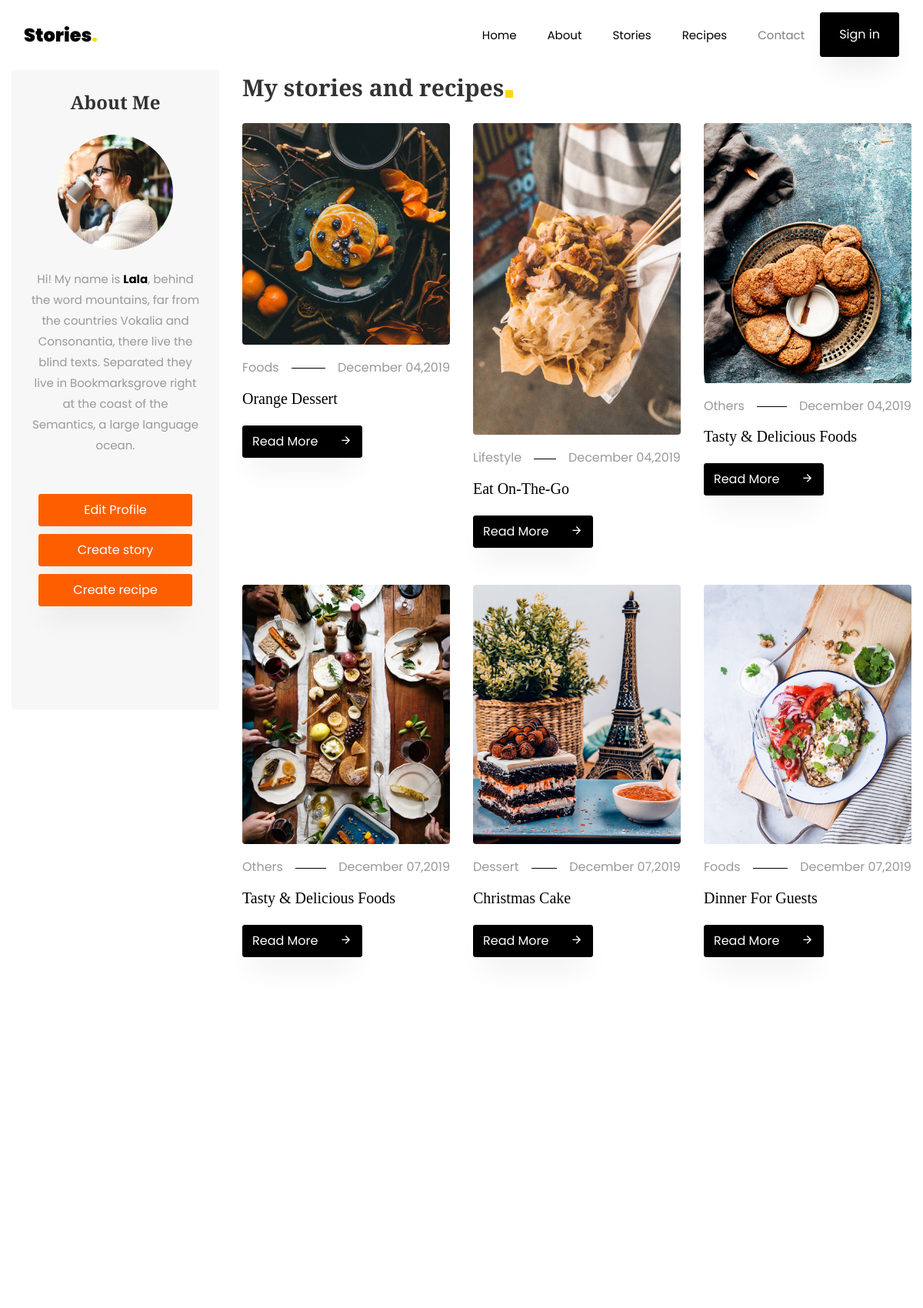
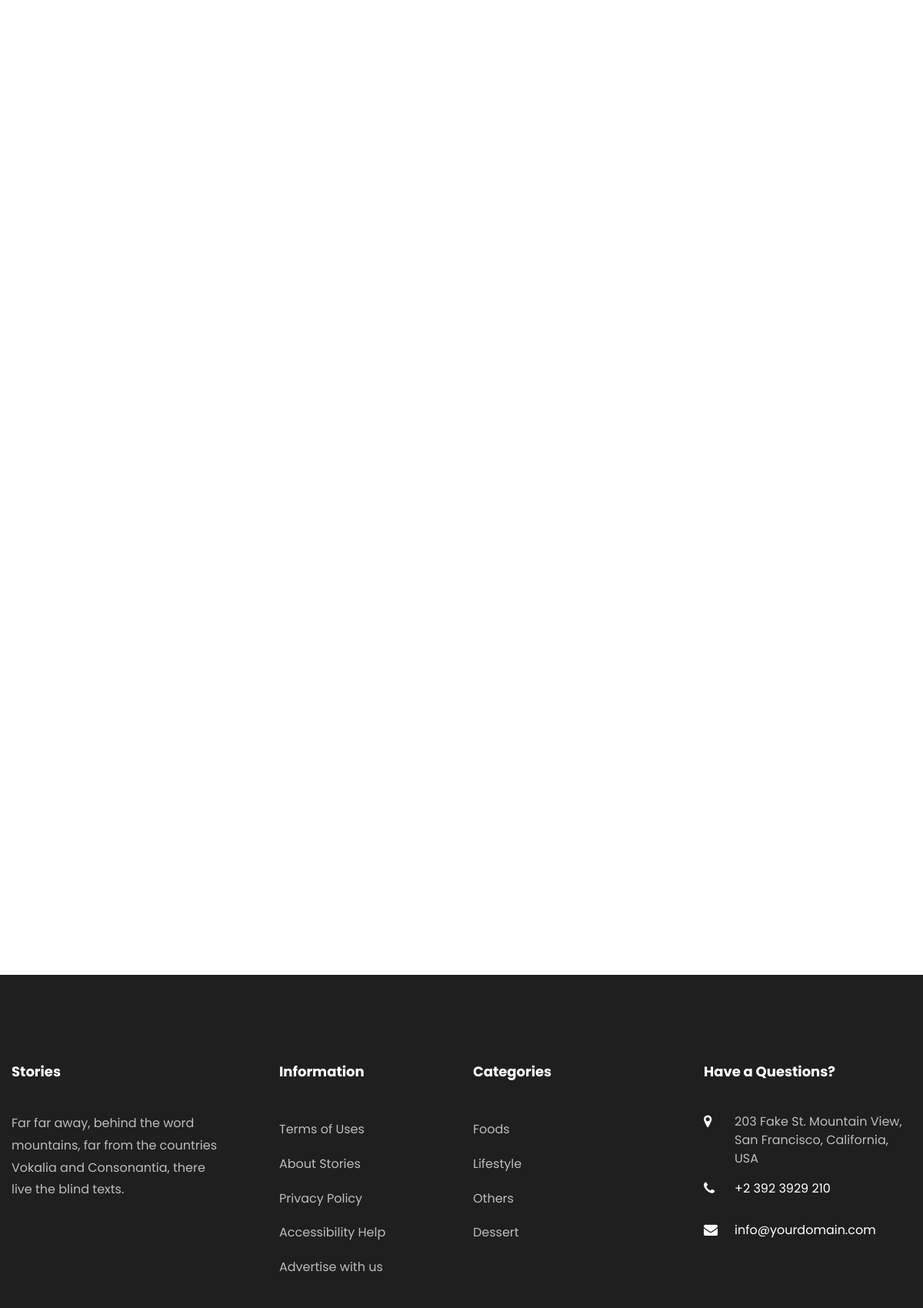
The app's page /user-profile/1/ (signed in, upper part) with its own data (2 pictures, top to bottom).
### stories/models.py (models this page shows, shortened)
class Story(models.Model):
    title = models.CharField(max_length=50, blank=False, null=True)
    created_at = models.DateField(auto_now_add=True)
    image = models.ImageField(upload_to='stories', blank=False, null=True)
    description = models.TextField(blank=False)
    category = models.ForeignKey('Category', on_delete=models.CASCADE, related_name='stories', null=True)
    owner = models.ForeignKey(User, on_delete=models.CASCADE, related_name='stories', default=1)
    updated_at = models.DateField(auto_now = True)
    class Meta:
        ordering=('created_at',)
        verbose_name='Story'
        verbose_name_plural='Stories'

class Category(models.Model):
    title = models.CharField(max_length=50, blank=False, null=False)
    image = models.ImageField(upload_to='categories', blank=False)
    created_at = models.DateTimeField(auto_now_add=True)
    updated_at = models.DateTimeField(auto_now = True)
    class Meta:
        ordering=('created_at',)
        verbose_name='Category'
        verbose_name_plural='Categories'

### stories/views.py (the view)
# urls.py: path('user-profile/<int:pk>/', UserProfileView.as_view(), name='user-profile'),
class UserProfileView(DetailView):
    model = User
    template_name = 'stories/user-profile.html'

### stories/templatetags/base_filters.py (called while the page is built)
@register.simple_tag
def get_categories():
    return Category.objects.all()

### stories/templates/stories/user-profile.html (shortened to what this page needs)
{% extends 'base/index.html' %}
{% block content %}
    <section class="ftco-section ftco-no-pt ">
        <div class="container">
            <div class="row">
                <div class="col-lg-3">
                    <div class="user-profile-side-bar sidebar-wrap">
                        <div class="sidebar-box p-4 about text-center ftco-animate">
                            <h2 class="heading mb-4">About Me</h2>
                            <img src="images/author.jpg" class="img-fluid" alt="Colorlib Template">
                            <div class="text pt-4">
                                <p>Hi! My name is <strong>{{ request.user.first_name }}</strong>, behind the word mountains, far from the
                                    countries Vokalia and Consonantia, there live the blind texts. Separated they live
                                    in Bookmarksgrove right at the coast of the Semantics,
                                    a large language ocean.</p>
                            </div>
                        </div>
                        <div class="sidebar-box ftco-animate user-profile">
                            <a href="{% url 'stories:user-edit' request.user.pk %}" class="btn btn-hover-color py-2">Edit Profile</a>
                        </div>
                        <div class="sidebar-box ftco-animate user-profile">
                            <a href="/create-story/" class="btn btn-hover-color py-2">Create story </a>
                        </div>
                        <div class="sidebar-box ftco-animate user-profile">
                            <a href="single.html" class="btn btn-hover-color py-2">Create recipe </a>
                        </div>
                    </div>
                </div>
                <div class="col-lg-9">
                    <div class="row">
                        <div class="col-md-12 heading-section ftco-animate">
                            <h2 class="mb-4"><span>My stories and recipes</span></h2>
                        </div>
                    </div>
                    <div class="row">
                        {% for story in request.user.stories.all %}
                            <div class="col-md-4 ftco-animate">
                            <div class="blog-entry">
                                <a class="img-2">
                                    <div class="user-events__edit">
                                        <button type="button" class="edit-event"></button>
                                        <button type="button" class="delete-event"></button>
                                    </div>
                                    <img src="{{ story.image.url }}" class="img-fluid" alt="Colorlib Template">
                                </a>
                                <div class="text pt-3">
                                    <p class="meta d-flex"><span class="pr-3">{{ story.category.title }}</span><span class="ml-auto pl-3">{{ story.created_at|date:'F d,Y' }}</span>
                                    </p>
                                    <h3><a href="#">{{ story.title }}</a></h3>
                                    <p class="mb-0"><a href="" class="btn btn-black py-2">Read More <span
                                            class="icon-arrow_forward ml-4"></span></a></p>
                                </div>
                            </div>
                        </div>
                        {% endfor %}
                    </div>
                </div>
            </div>
        </div>
    </section>
{% endblock content %}

### accounts/templates/partials/footer.html (shortened to what this page needs)
{% load base_filters %}
<footer class="ftco-footer ftco-footer-2 ftco-section">
    <div class="container">
        <div class="row mb-5">
            <div class="col-md">
                <div class="ftco-footer-widget mb-4">
                    <h2 class="ftco-heading-2">Stories</h2>
                    <p>Far far away, behind the word mountains, far from the countries Vokalia and Consonantia, there
                        live the blind texts.</p>
                    <ul class="ftco-footer-social list-unstyled float-md-left float-lft mt-5">
                    </ul>
                </div>
            </div>
            <div class="col-md">
                <div class="ftco-footer-widget mb-4 ml-md-5">
                    <h2 class="ftco-heading-2">Information</h2>
                    <ul class="list-unstyled">
                        <li><a href="#" class="py-2 d-block">Terms of Uses</a></li>
                        <li><a href="#" class="py-2 d-block">About Stories</a></li>
                        <li><a href="#" class="py-2 d-block">Privacy Policy</a></li>
                        <li><a href="#" class="py-2 d-block">Accessibility Help</a></li>
                        <li><a href="#" class="py-2 d-block">Advertise with us</a></li>
                    </ul>
                </div>
            </div>
            <div class="col-md">
                <div class="ftco-footer-widget mb-4">
                    <h2 class="ftco-heading-2">Categories</h2>
                    <ul class="list-unstyled">
                        {% get_categories as categories %}
                        {% for category in categories|slice:"5" %}
                        <li><a href="#" class="py-2 d-block">{{category.title}}</a></li>
                        {% endfor %}
                    </ul>
                </div>
            </div>
            <div class="col-md">
                <div class="ftco-footer-widget mb-4">
                    <h2 class="ftco-heading-2">Have a Questions?</h2>
                    <div class="block-23 mb-3">
                        <ul>
                            <li><span class="icon icon-map-marker"></span><span class="text">203 Fake St. Mountain View, San Francisco, California, USA</span>
                            </li>
                            <li><a href="#"><span class="icon icon-phone"></span><span
                                    class="text">+2 392 3929 210</span></a></li>
                            <li><a href="#"><span class="icon icon-envelope"></span><span class="text">info@yourdomain.com</span></a>
                            </li>
                        </ul>
                    </div>
                </div>
            </div>
        </div>
    </div>
</footer>

### static/css/icomoon.css (style rules this page uses)
[class^="icon-"], [class*=" icon-"] { font-family: 'icomoon' !important; speak: none; font-style: normal; font-weight: normal; font-variant: normal; text-transform: none; line-height: 1; -webkit-font-smoothing: antialiased; -moz-osx-font-smoothing: grayscale; }
.icon-map-marker:before { content: "\f041"; }
.icon-phone:before { content: "\f095"; }
.icon-envelope:before { content: "\f0e0"; }
.icon-arrow_forward:before { content: "\e5c8"; }

### static/css/custom.css (style rules this page uses)
.user-profile { text-align: center; }
.btn-hover-color { background-color: #fd5f00; color: #fff; width: 200px; }
.user-profile-side-bar .sidebar-box { margin-bottom: 10px; }
.user-events__edit { color: #ffffff; font-size: 1.4rem; position: absolute; right: 1.5rem; top: .5rem; z-index: 100; }
.user-events__edit>button { background: none; border: none; border-radius: 50%; color: inherit; cursor: pointer; height: 2.9rem; outline: none !important; text-shadow: 0 0 1rem #000; width: 2rem; }

### records on screen
Story: image (picture), category "Foods", created_at "December 04,2019", title "Orange Dessert"
Story: image (picture), category "Lifestyle", created_at "December 04,2019", title "Eat On-The-Go"
Story: image (picture), category "Others", created_at "December 04,2019", title "Tasty & Delicious Foods"
Story: image (picture), category "Others", created_at "December 07,2019", title "Tasty & Delicious Foods"
Story: image (picture), category "Dessert", created_at "December 07,2019", title "Christmas Cake"
Story: image (picture), category "Foods", created_at "December 07,2019", title "Dinner For Guests"
Category: title "Foods"
Category: title "Lifestyle"
Category: title "Others"
Category: title "Dessert"

### other values on screen
{{ request.user.first_name }} "Lala"
